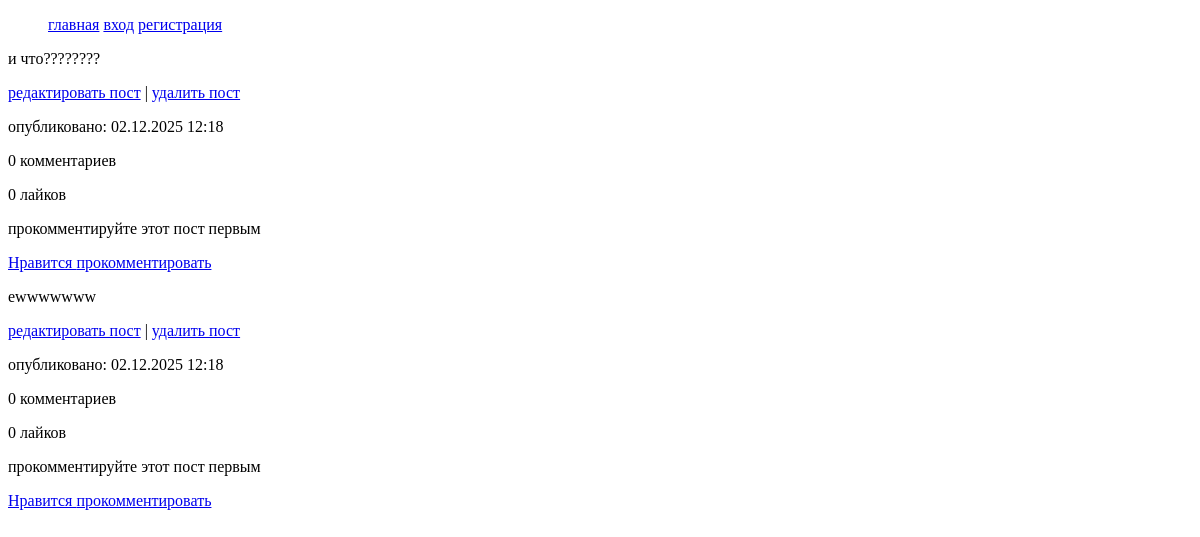
The app's page /main/, older data.
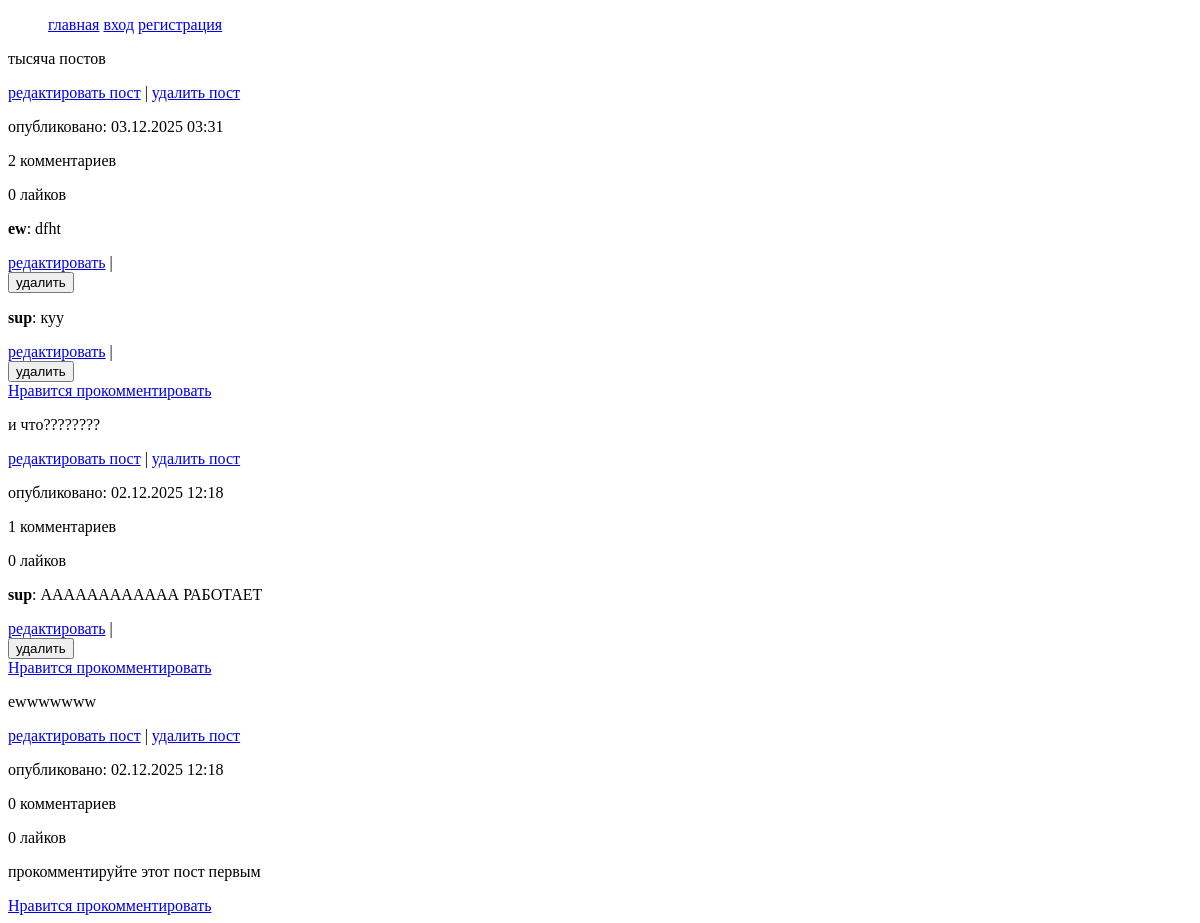
The same page, newer data.
### main/models.py (models this page shows)
class Post(models.Model):
    MyUser = models.ForeignKey(MyUser, on_delete=models.CASCADE)
    post_content = models.TextField(default='')
    pub_date = models.DateTimeField(auto_now_add=True)
    likes = models.ManyToManyField(settings.AUTH_USER_MODEL, related_name="liked_posts", blank=True)

class Comment(models.Model):
    comment_text = models.CharField(max_length=150)
    post = models.ForeignKey(Post, on_delete=models.CASCADE)
    my_user = models.ForeignKey(MyUser, on_delete=models.CASCADE)

class MyUser(AbstractUser):
    avatar = models.ImageField(upload_to='avatars', null=True, blank=True)
    bio = models.TextField()

### main/views.py (the view)
# urls.py: path('', views.PostListView.as_view(), name='index'),
class PostListView(generic.ListView):
    model = Post
    paginate_by = 50
    template_name = 'index.html'
    context_object_name = 'post_list'
    def get_queryset(self):
        return Post.objects.annotate(comment_count=Count('comment'), like_count=Count('likes')).order_by('-pub_date')

### main/templates/index.html (shortened to what this page needs)
{% extends "basic.html" %}
{% block content %}
{% if post_list %}
    {% for p in post_list %}
    <div class="post">
        <p>{{ p.post_content }}</p>
        <a href="{% url 'main:edit-post' pk=p.id %}">редактировать пост</a> <span> | </span>
        <a href="{% url 'main:delete-post' pk=p.id %}">удалить пост</a>
        <p>опубликовано: {{ p.pub_date|date:"d.m.Y H:i" }}</p>
        <p>{{ p.comment_count }} комментариев</p>
        <p>{{ p.like_count }} лайков</p>
        {% for comment in p.comment_set.all %}
            <p><strong>{{ comment.my_user.username }}</strong>: {{ comment.comment_text }}</p>
        <a href="{% url 'main:edit-comment' pk=comment.id %}">редактировать</a> <span> | </span>
        <form action="" method="post">
            <input type="submit" value="удалить" class="button"/>
        </form>
        {% empty %}
            <p>прокомментируйте этот пост первым</p>
        {% endfor %}
        <a href="{% url 'main:toggle_like' pk=p.pk %}">
                    {% if request.user in post.likes.all %}
                        Уже не нравится
                    {% else %}
                        Нравится
                    {% endif %}
                </a>
        <a href="{% url 'main:add-comment' pk=p.id %}">прокомментировать</a>
    </div>
    {% endfor %}
{% else %}
    <p>пусто :(</p>
{% endif %}
{% endblock %}

Row changes from the older to the newer data that the page shows:
added Post: post_content "тысяча постов", pub_date "03.12.2025 03:31", comment_count "2", like_count "0"
added Comment: my_user.username "ew", comment_text "dfht", shown under "тысяча постов"
added Comment: my_user.username "sup", comment_text "куу", shown under "тысяча постов"
shown differently, row unchanged: Post "и что????????": comment_count "0" → "1"; no longer shows "прокомментируйте этот пост первым"
added Comment: my_user.username "sup", comment_text "АААААААААААА РАБОТАЕТ", shown under Post "и что????????"
